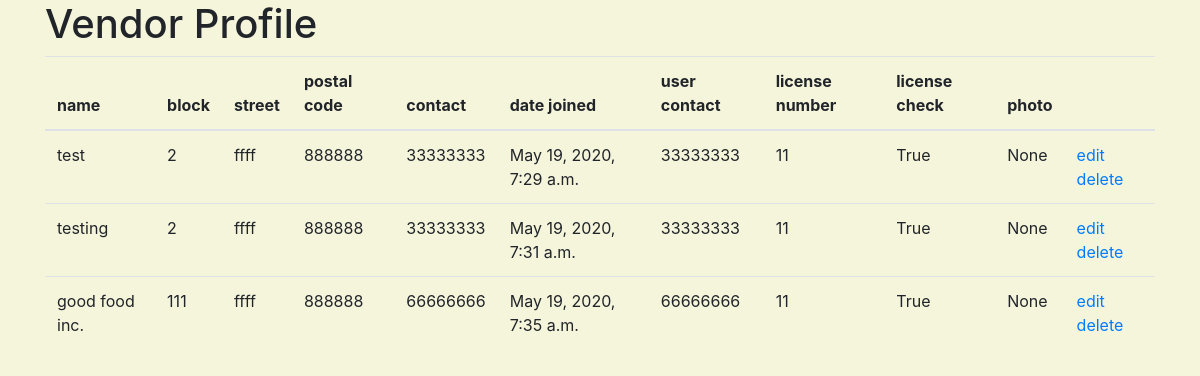
/vendor/profile/ (signed in), run on an earlier commit of the app's database.
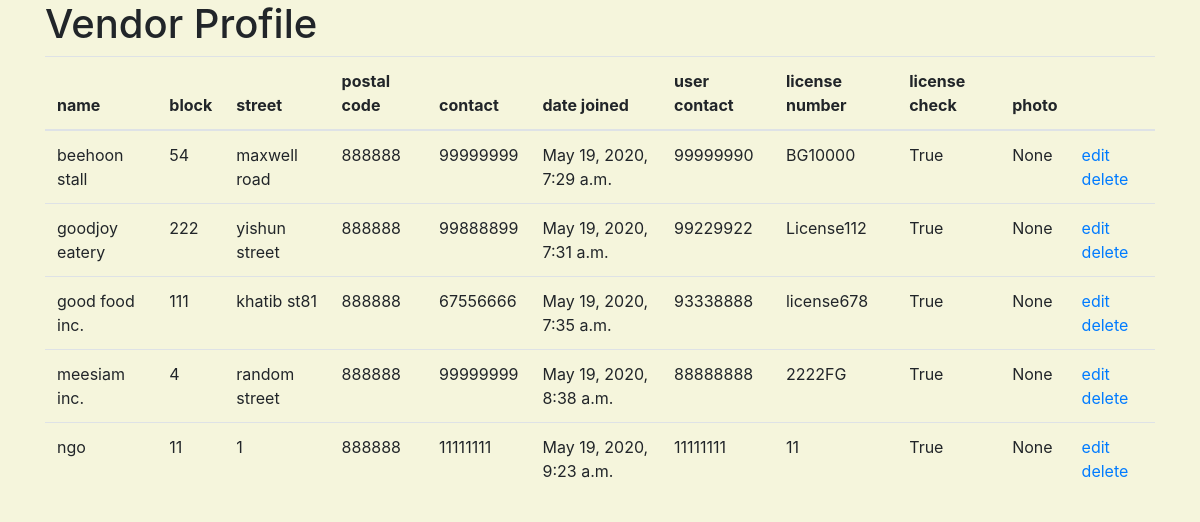
And on a later commit of the database.
### vendor/models.py (models this page shows, shortened)
class Vendor(models.Model):
    category = models.ManyToManyField(Category)
    postal_code = models.ForeignKey(Postal, null=True, blank=False, on_delete=models.SET_NULL)
    name = models.CharField( max_length=100, null=False, blank=False)
    block = models.PositiveSmallIntegerField( null=False, blank=False)
    street = models.CharField(max_length=254, null=False, blank=False)
    contact = models.PositiveIntegerField(validators=[MinValueValidator(10000000), MaxValueValidator(99999999)], null=False, blank=False)
    date_joined = models.DateTimeField(auto_now_add=True)
    user = models.ForeignKey(User, null=True, on_delete=models.SET_NULL)
    user_contact = models.PositiveIntegerField(validators=[MinValueValidator(10000000), MaxValueValidator(99999999)], null=False, blank=False)
    license_number = models.CharField(max_length=10, null=False, blank=False)
    license_check = models.BooleanField(default=False)
    photo_url=models.URLField(max_length=1024, null=True, blank=True)

### location/models.py (models this page shows)
class Postal(models.Model):
    postal_code = models.PositiveIntegerField(validators=[MinValueValidator(10000), MaxValueValidator(999999)], null=False, blank=False)
    def __str__(self):
        return str(self.postal_code)

### vendor/views.py (the view)
# urls.py: path('profile/', vendor.views.view_vendor_profile, name='view_vendor_profile_route'),
@login_required
def view_vendor_profile(request):
    vendor_profile = Vendor.objects.filter(user=request.user)
    return render(request, "vendor/vendor_profile.html", {
            "vendor_profile": vendor_profile
    })

### vendor/templates/vendor/vendor_profile.html (shortened to what this page needs)
{% extends 'base_template.html' %}
{%block content%}
<h1> Vendor Profile </h1>
    <table class="table">
        <tr>
            <thead>
                <th>name</th>
                <th>block</th>
                <th>street</th>
                <th>postal code</th>
                <th> contact </th>
                <th> date joined </th>
                <th> user contact </th>
                <th> license number </th>
                <th> license check </th>
                <th> photo </th>
                <th> &nbsp; </th>
            </thead>
        </tr>
        {%for j in vendor_profile %}
            <tr>
                <td> {{j.name}} </td>
                <td> {{j.block}} </td>
                <td> {{j.street}} </td>
                <td> {{j.postal_code}} </td>
                <td> {{j.contact}} </td>
                <td> {{j.date_joined}} </td>
                <td> {{j.user_contact}} </td>
                <td> {{j.license_number}} </td>
                <td> {{j.license_check}} </td>
                <td> {{j.photo_url}} </td>
                <td> <a href="{% url 'edit_vendor_profile_route' vendor_profile_id=j.id %}"> edit</a>
                    <a href="{% url 'delete_vendor_profile_route' vendor_profile_id=j.id %}">delete</a>
                </td>
            </tr>
        {%endfor%}
    </table>
{%endblock%}

What changed in the data, as far as the page shows it:
changed Vendor: name "test" → "beehoon stall"; block "2" → "54"; street "ffff" → "maxwell road"; contact "33333333" → "99999999"; user_contact "33333333" → "99999990"; license_number "11" → "BG10000"
changed Vendor: name "testing" → "goodjoy eatery"; block "2" → "222"; street "ffff" → "yishun street"; contact "33333333" → "99888899"; user_contact "33333333" → "99229922"; license_number "11" → "License112"
changed Vendor "good food inc.": street "ffff" → "khatib st81"; contact "66666666" → "67556666"; user_contact "66666666" → "93338888"; license_number "11" → "license678"
added Vendor: name "meesiam inc.", block "4", street "random street", postal_code "888888", contact "99999999", date_joined "May 19, 2020, 8:38 a.m.", user_contact "88888888", license_number "2222FG", license_check "True", photo_url "None"
added Vendor: name "ngo", block "11", street "1", postal_code "888888", contact "11111111", date_joined "May 19, 2020, 9:23 a.m.", user_contact "11111111", license_number "11", license_check "True", photo_url "None"
